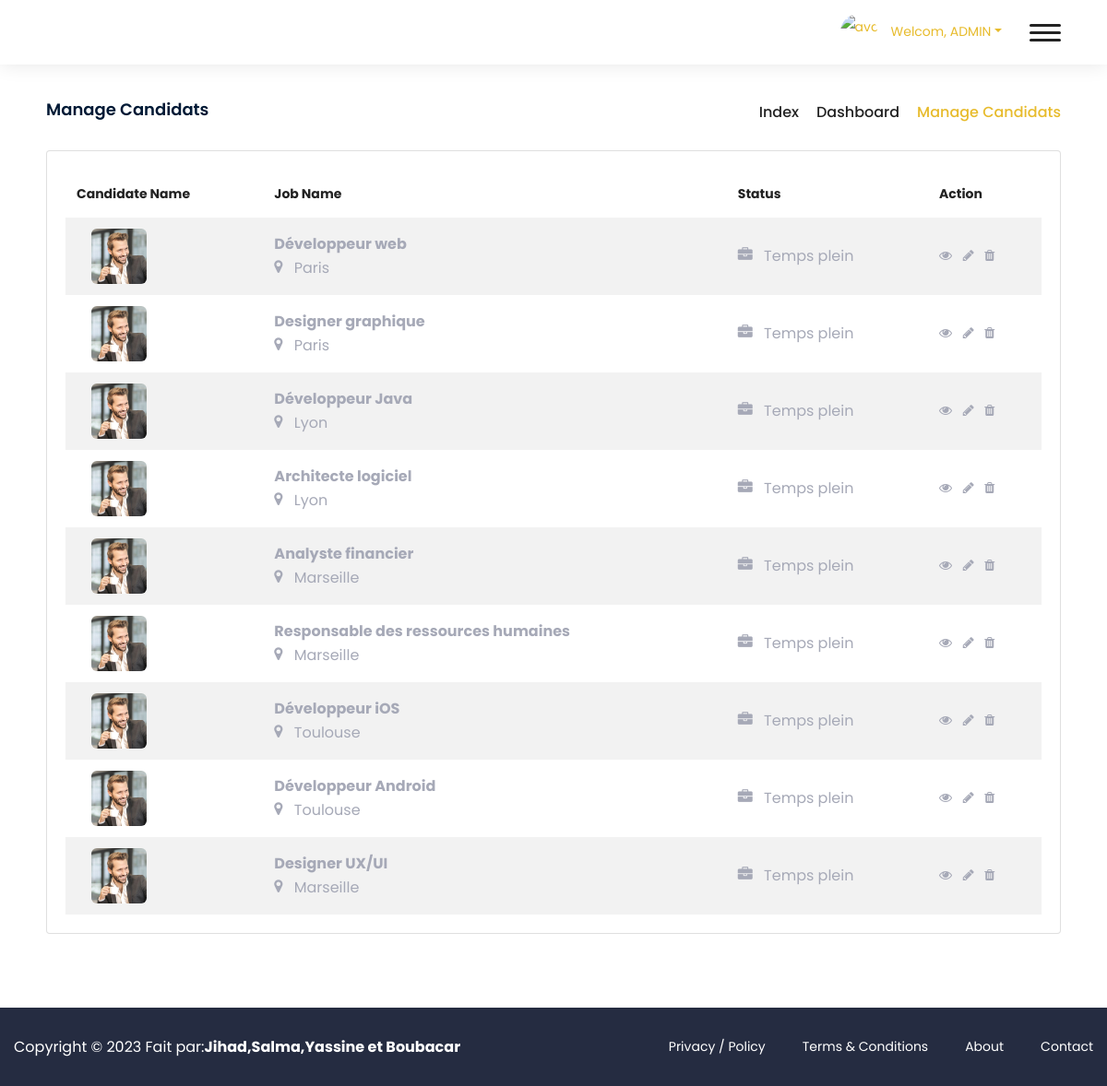
The page /admin/dashboard-employer-manage-candidates.php on the database its author committed.
### tables this page shows
CREATE TABLE `cv` (
  `id` int(10) UNSIGNED NOT NULL,
  `id_candidat` int(10) UNSIGNED NOT NULL,
  `titre_profession` varchar(255) NOT NULL,
  `description` text NOT NULL,
  `fichier_cv` varchar(255) NOT NULL,
  `date_creation` date NOT NULL,
  `age` varchar(45) DEFAULT NULL,
  `ville` varchar(45) DEFAULT NULL,
  `sexe` varchar(45) DEFAULT NULL,
  `type_travail` varchar(45) DEFAULT NULL,
  `experience` varchar(45) DEFAULT NULL,
  `image` varchar(45) DEFAULT NULL
);

### fonctions.php (the view, shortened to what this page needs)
<?php
function afficher_candidats_tous_les_candidatsDash() {
  require 'config_bd.php';
    $connexion = mysqli_connect($host, $utilisateur, $mot_de_passe, $base_de_donnees);
    $sql = "SELECT  candidats.id, candidats.nom, candidats.prenom, cv.titre_profession, cv.type_travail, cv.ville FROM candidats JOIN cv ON candidats.id = cv.id_candidat";
    $resultat = mysqli_query($connexion, $sql);
    while ($row = mysqli_fetch_assoc($resultat)) {
        $titre_profession = $row['titre_profession'];
        $type_travail = $row['type_travail'];
        $ville = $row['ville'];
        echo '<tr>';
        echo '<td>';
          echo '<div class="job-post-company ml-3">';
            echo '<img src="../images/resource/person_1.jpg" class="img-fluid" alt="user-7">';
          echo '</div>';
        echo '</td>';
        echo '<td>';
          echo '<p class="d-block"><strong> '.$titre_profession.'</strong>';
          echo '  <span class="d-block"> <i class="icon icon-map-marker mr-2"></i> '.$ville.'</span></p>';
          echo ' </td>';
          echo ' <td>';
          echo '  <p>';
          echo '  <span class="d-block"> <i class="icon icon-briefcase mr-2"></i>  '.$type_travail.' </span></p>';
          echo ' </td>';
          echo '  <td class="text-info">  ';
          echo ' <a href="javascript:void(0)" class="mr-2"><i class="icon icon-eye"></i></a>';
          echo '  <a href="javascript:void(0)" class="mr-2"><i class="icon icon-pencil"></i></a>';
          echo '  <a href="javascript:void(0)"><i class="icon icon-trash"></i></a>';
          echo ' </td>';
          echo ' </tr>';
    }
}
?>

### admin/css/style.css (style rules this page uses)
* { margin:0px; padding:0px; border:none; outline:none; font-size: 100%; }
body { font-size:14px; color:#777777; line-height: 2em; font-weight:400; background:#ffffff; overflow-x: hidden; -webkit-font-smoothing: antialiased; -moz-font-smoothing: antialiased; font-family: "Poppins", sans-serif; }
a { text-decoration:none; cursor:pointer; color:#e7bb2c; }
p,.text { font-size: 16px; line-height: 26px; font-weight: 400; color: #555555; margin: 0; }
img { display:inline-block; max-width:100%; height:auto; }
.invoice-box td { vertical-align: middle; }
.job-post-company img { display: block; width: 60px; height: 60px; border-radius: 6px; text-align: center; overflow: hidden; }
.job-post-company { margin-right:20px; }
td.text-info a { color: #a6a9b7; }
td p { color: #a6a9b7; }

### rows shown on the page
cv: titre_profession "Développeur web", ville "Paris", type_travail "Temps plein"
cv: titre_profession "Designer graphique", ville "Paris", type_travail "Temps plein"
cv: titre_profession "Développeur Java", ville "Lyon", type_travail "Temps plein"
cv: titre_profession "Architecte logiciel", ville "Lyon", type_travail "Temps plein"
cv: titre_profession "Analyste financier", ville "Marseille", type_travail "Temps plein"
cv: titre_profession "Responsable des ressources humaines", ville "Marseille", type_travail "Temps plein"
cv: titre_profession "Développeur iOS", ville "Toulouse", type_travail "Temps plein"
cv: titre_profession "Développeur Android", ville "Toulouse", type_travail "Temps plein"
cv: titre_profession "Designer UX/UI", ville "Marseille", type_travail "Temps plein"
